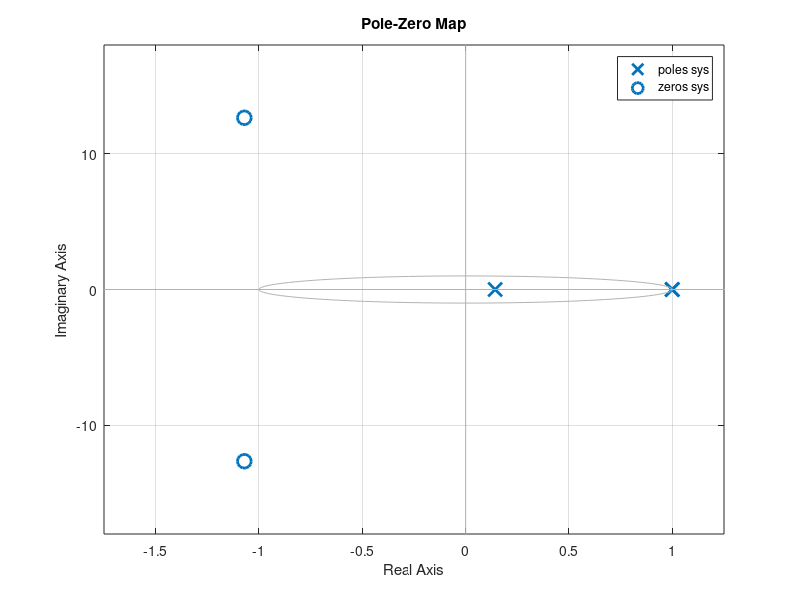

Here is the MATLAB script that generated this plot:
load('responsedata1.mat')
Y = [voltage(3:end-1), voltage(2:end-2), voltage(1:end-3), ...
     -theta(3:end-1), -theta(2:end-2), -theta(1:end-3)];
est = (Y'*Y)\(Y'*theta(4:end));
sys = tf(est(1:3)', [1;est(4:6)]', 0.001);
pzmap(sys)